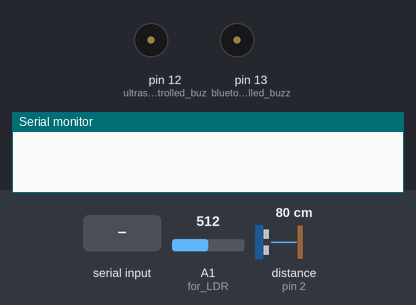
A sketch run on a simulated Arduino Uno, built with avr-gcc and run on an emulated ATmega328P. Parts: buzzer (waves = sounding, pin HIGH), the last lines printed to the serial monitor. The test bench sets the inputs (shaded band); at power-on: distance to the obstacle (sensor on pin 2) 80 cm, A1 (for_LDR) = 512. The echo pulse lasts 58.3 µs per cm.

Above: at 1.2 s.
1.3 s: distance to the obstacle (sensor on pin 2) set to 49 cm
2.8 s: distance to the obstacle (sensor on pin 2) set to 40 cm
At 2.88 s:
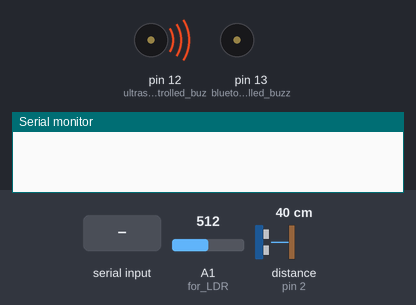
5.8 s: "1" received over Serial
At 5.92 s:
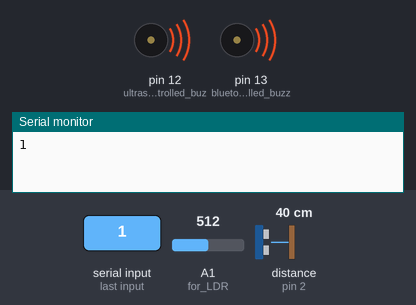
8.8 s: A1 (for_LDR) set to 990
11.8 s: distance to the obstacle (sensor on pin 2) set to 60 cm
At 12.8 s:
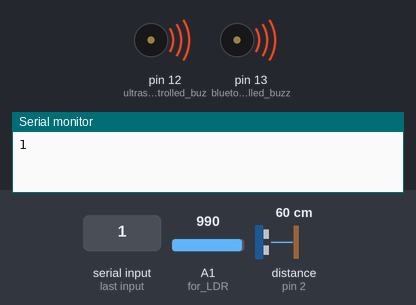
13.3 s: distance to the obstacle (sensor on pin 2) set to 18 cm
At 13.73 s:
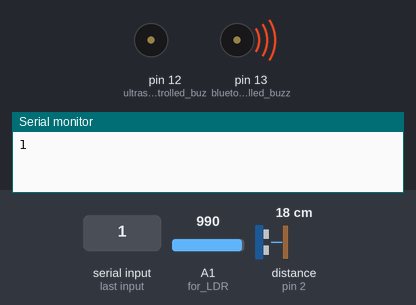
Timing chart, 0 to 17.3 s (numbered marks = the images above; inputs shaded):
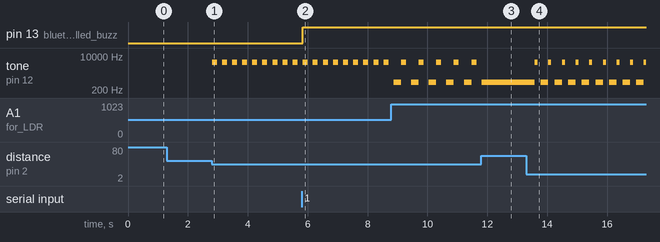

Measured:
- the behaviour switches between 45 and 44 cm on distance to the obstacle (sensor on pin 2) (found by bisection; images 0 and 1)
- after the input at 1.3 s, every drawn part: stays the same
- after the input at 2.8 s, tone on pin 12 (ultrasound_controlled_buz): alternates 5000 Hz for 0.17 s and silent for 0.17 s, starting at once
- after the input at 5.8 s, pin 13 (bluetooth_controlled_buzz): LOW → HIGH at once
- after the input at 11.8 s, tone on pin 12 (ultrasound_controlled_buz): goes on until 11.8 s, then stays 500 Hz
- after the input at 13.3 s, tone on pin 12 (ultrasound_controlled_buz): 500 Hz → 5000 Hz after 0.29 s, then repeats every 0.46 s: silent 0.10 s, 500 Hz 0.25 s, 5000 Hz 0.10 s

The sketch:

Code_file.ino
```cpp
#include <Ultrasonic.h>

Ultrasonic ultrasonic(3,2); // (Trig PIN,Echo PIN)
char data=0;
void setup()
{
    Serial.begin(9600);
    pinMode(12,OUTPUT); //ultrasound controlled buzzer
    pinMode(13,OUTPUT); //bluetooth controlled buzzer
    pinMode(A1,INPUT); // for LDR
}

void loop()
{
  int CM1=ultrasonic.Ranging(CM);
  int inte=analogRead(A1);
  int a= map(CM1,0,51,50,200); //to set length of delay duration
  if(inte>980) // LDR on/off
  {
    tone(12,500);
    delay(250);
  }
  else
    noTone(12);
  if(CM1<45)   // Ultrasonic on/off
  {
    tone(12,5000);
    delay(a);
    noTone(12);
    delay(a);
  }

  if(Serial.available() > 0)   // Send data only when you receive data: Reading pipe available or not
  {
    data = Serial.read();      //Read the incoming data and store it into variable data
    Serial.println(data);      //Print Value inside data in Serial monitor
    if(data == '1')            //Checks whether value of data is equal to 1
      digitalWrite(13, HIGH);  //If value is 1 then LED turns ON
    else if(data == '0')       //Checks whether value of data is equal to 0
      digitalWrite(13, LOW);   //If value is 0 then LED turns OFF
  }
}
```
